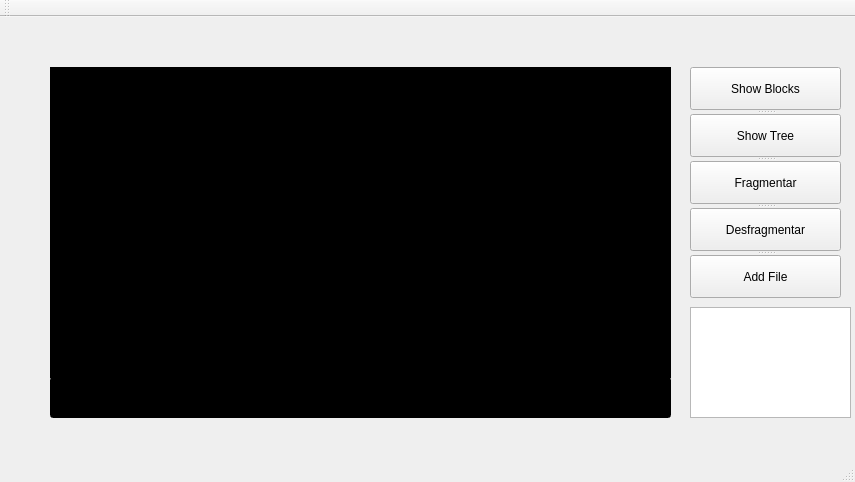
<?xml version="1.0" encoding="UTF-8"?>
<ui version="4.0">
 <class>MainWindow</class>
 <widget class="QMainWindow" name="MainWindow">
  <property name="enabled">
   <bool>true</bool>
  </property>
  <property name="geometry">
   <rect>
    <x>0</x>
    <y>0</y>
    <width>855</width>
    <height>482</height>
   </rect>
  </property>
  <property name="font">
   <font>
    <kerning>true</kerning>
   </font>
  </property>
  <property name="mouseTracking">
   <bool>true</bool>
  </property>
  <property name="windowTitle">
   <string>MainWindow</string>
  </property>
  <widget class="QWidget" name="centralWidget">
   <widget class="QSplitter" name="splitter">
    <property name="geometry">
     <rect>
      <x>690</x>
      <y>50</y>
      <width>151</width>
      <height>231</height>
     </rect>
    </property>
    <property name="orientation">
     <enum>Qt::Vertical</enum>
    </property>
    <widget class="QPushButton" name="pushBlocks">
     <property name="text">
      <string>Show Blocks</string>
     </property>
    </widget>
    <widget class="QPushButton" name="pushTree">
     <property name="text">
      <string>Show Tree</string>
     </property>
    </widget>
    <widget class="QPushButton" name="pushFrag">
     <property name="text">
      <string>Fragmentar</string>
     </property>
    </widget>
    <widget class="QPushButton" name="pushDesfrag">
     <property name="text">
      <string>Desfragmentar</string>
     </property>
    </widget>
    <widget class="QPushButton" name="pushAddFile">
     <property name="text">
      <string>Add File</string>
     </property>
    </widget>
   </widget>
   <widget class="QListWidget" name="listWidget">
    <property name="geometry">
     <rect>
      <x>50</x>
      <y>50</y>
      <width>621</width>
      <height>311</height>
     </rect>
    </property>
    <property name="styleSheet">
     <string notr="true">background-color: rgb(0, 0, 0);
font: 8pt &quot;MS Shell Dlg 2&quot;;
color: rgb(255, 255, 255);</string>
    </property>
    <property name="dragEnabled">
     <bool>true</bool>
    </property>
   </widget>
   <widget class="QLineEdit" name="lineEdit">
    <property name="geometry">
     <rect>
      <x>50</x>
      <y>360</y>
      <width>621</width>
      <height>41</height>
     </rect>
    </property>
    <property name="styleSheet">
     <string notr="true">background-color: rgb(0, 0, 0);

font: 8pt &quot;MS Shell Dlg 2&quot;;
color: rgb(255, 255, 255);</string>
    </property>
   </widget>
   <widget class="QTextEdit" name="test">
    <property name="geometry">
     <rect>
      <x>690</x>
      <y>290</y>
      <width>161</width>
      <height>111</height>
     </rect>
    </property>
   </widget>
  </widget>
  <widget class="QMenuBar" name="menuBar">
   <property name="geometry">
    <rect>
     <x>0</x>
     <y>0</y>
     <width>855</width>
     <height>20</height>
    </rect>
   </property>
  </widget>
  <widget class="QToolBar" name="mainToolBar">
   <attribute name="toolBarArea">
    <enum>TopToolBarArea</enum>
   </attribute>
   <attribute name="toolBarBreak">
    <bool>false</bool>
   </attribute>
  </widget>
  <widget class="QStatusBar" name="statusBar"/>
 </widget>
 <layoutdefault spacing="6" margin="11"/>
 <resources/>
 <connections/>
</ui>
